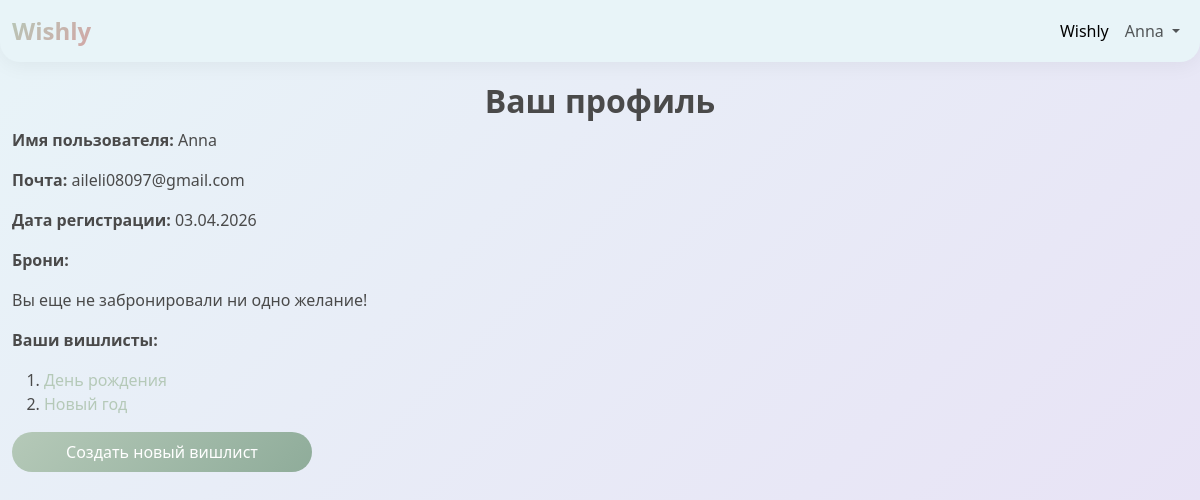
Page /profile (signed in) on the earlier database version.
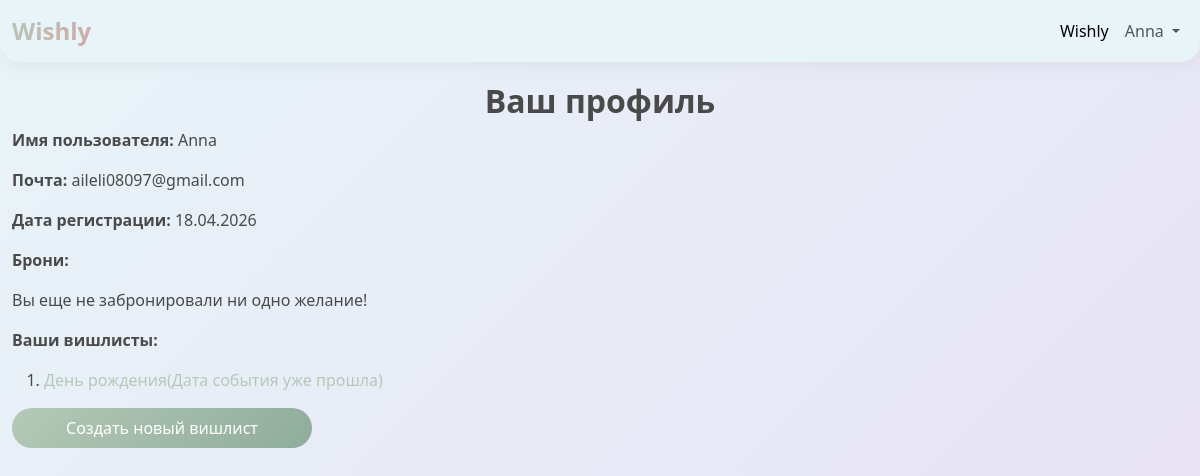
Same page on the later database version.
### data/users.py (models this page shows, shortened)
class User(SqlAlchemyBase, UserMixin, SerializerMixin):
    __tablename__ = 'users'
    id = sqlalchemy.Column(sqlalchemy.Integer,
                           primary_key=True, autoincrement=True)
    username = sqlalchemy.Column(sqlalchemy.String, unique=True, nullable=True)
    email = sqlalchemy.Column(sqlalchemy.String,
                              index=True, unique=True, nullable=True)
    hashed_password = sqlalchemy.Column(sqlalchemy.String, nullable=True)
    modified_date = sqlalchemy.Column(sqlalchemy.DateTime,
                                      default=date.today())
    lists = orm.relationship("Lists", back_populates='user')

### data/lists.py (models this page shows, shortened)
class Lists(SqlAlchemyBase, SerializerMixin):
    __tablename__ = 'lists'
    id = sqlalchemy.Column(sqlalchemy.Integer,
                           primary_key=True, autoincrement=True)
    feast = sqlalchemy.Column(sqlalchemy.String, nullable=True)
    date = sqlalchemy.Column(sqlalchemy.Date,
                                   default=datetime.date.today, nullable=True)
    time = sqlalchemy.Column(sqlalchemy.Time,
                             default=datetime.time(hour=13, minute=30), nullable=True)
    notification = sqlalchemy.Column(sqlalchemy.Boolean, default=True)
    user_id = sqlalchemy.Column(sqlalchemy.Integer, sqlalchemy.ForeignKey('users.id'))
    token = sqlalchemy.Column(sqlalchemy.String, unique=True, nullable=True)
    user = orm.relationship('User')

### main.py (the view, shortened to what this page needs)
@application.route('/profile')
@login_required
def profile():
    db_sess = db_session.create_session()
    sub_lists = set()
    soon = set()
    end = set()
    lists = db_sess.query(Lists).filter(Lists.user_id == current_user.id).all()
    for l in lists:
        if l is not None:
            if 0 <= (l.date - date.today()).days < 7:
                soon.add(l)
            elif (l.date - date.today()).days < 0:
                end.add(l)
    user = db_sess.query(User).filter(User.id == current_user.id).first()
    return render_template('profile.html', sub_lists=list(sub_lists), lists=lists, user=user, soon=list(soon), end=list(end))

### data/db_session.py (called while the page is built)
def create_session() -> Session:
    global __factory
    if __factory is None:
        if os.environ.get('DATABASE_URL'):
            global_init(None)
        else:
            global_init("db/wishly.db")
    return __factory()

### main.py (called while the page is built)
@login_manager.user_loader
def load_user(user_id):
    db_sess = db_session.create_session()
    return db_sess.query(User).get(user_id)

### templates/profile.html
{% extends "base.html" %}
{% block content %}
<h2 class="text-center">Ваш профиль</h2>
<p><b>Имя пользователя:</b> {{ user.username }}</p>
<p><b>Почта:</b> {{ user.email }}</p>
<p><b>Дата регистрации:</b> {{ user.modified_date.strftime("%d.%m.%Y") }}</p>
<p><b>Брони:</b></p>
{% if sub_lists %}
    <div class="table_container">
          <ol>
            {% for item in sub_lists %}
              {% if item in soon and item.notification%}
              <li class="ordinary"><a href="/shared/{{ item.token }}">{{ item.feast }}(Осталось меньше недели)</a></li>
              {% elif item in end %}
              <li class="ordinary"><a href="/shared/{{ item.token }}">{{ item.feast }}(Дата события уже прошла)</a></li>
              {% else %}
              <li class="ordinary"><a href="/shared/{{ item.token }}">{{ item.feast }}</a></li>
              {% endif %}
            {% endfor %}
          </ol>
    </div>
{% else %}
<p>Вы еще не забронировали ни одно желание!</p>
{% endif %}
<p><b>Ваши вишлисты:</b></p>
{% if lists %}
    <div class="table_container">
          <ol>
            {% for item in lists %}
              {% if item in soon and item.notification%}
              <li class="ordinary"><a href="/list{{ item.id }}">{{ item.feast }}(Осталось меньше недели)</a></li>
              {% elif item in end %}
              <li class="ordinary"><a href="/list{{ item.id }}">{{ item.feast }}(Дата события уже прошла)</a></li>
              {% else %}
              <li class="ordinary"><a href="/list{{ item.id }}">{{ item.feast }}</a></li>
              {% endif %}
            {% endfor %}
          </ol>
      <a class="nav-link btn btn-primary" style="width: 300px;" href="/add_list">Создать новый вишлист</a>
    </div>
{% else %}
<a class="nav-link btn btn-primary" style="width: 200px;" href="/add_list">Создать вишлист</a>
{% endif %}
{% endblock %}

### templates/base.html (shortened to what this page needs)
<!doctype html>
<html lang="en">
<head>
    <link href="https://cdn.jsdelivr.net/npm/bootstrap@5.3.8/dist/css/bootstrap.min.css" rel="stylesheet"
>
    <link href="/static/css/style.css" rel="stylesheet">
</head>
<body>
<header>
    <nav class="navbar navbar-expand-lg bg-body-tertiary">
        <div class="container-fluid">
            <a class="navbar-brand" href="/"><strong>Wishly</strong></a>
            <div class="collapse navbar-collapse " id="navbarSupportedContent">
                <ul class="navbar-nav ms-auto">
                    <li class="nav-item">
                        <a class="nav-link active" aria-current="page" href="/">Wishly</a>
                    </li>
                    {% if current_user.is_authenticated %}
                    <li class="nav-item dropdown">
                        <a class="nav-link dropdown-toggle" href="#" role="button" data-bs-toggle="dropdown"
                           aria-expanded="false">
                            {{ current_user.username }}
                        </a>
                    </li>
                    {% endif %}
                </ul>
            </div>
        </div>
    </nav>
</header>
<main role="main" class="container">
    {% block content %}{% endblock %}
</main>
</body>
</html>

Differences in the rows shown:
removed Lists: feast "Новый год"
changed User "Anna": modified_date "03.04.2026" → "18.04.2026"
